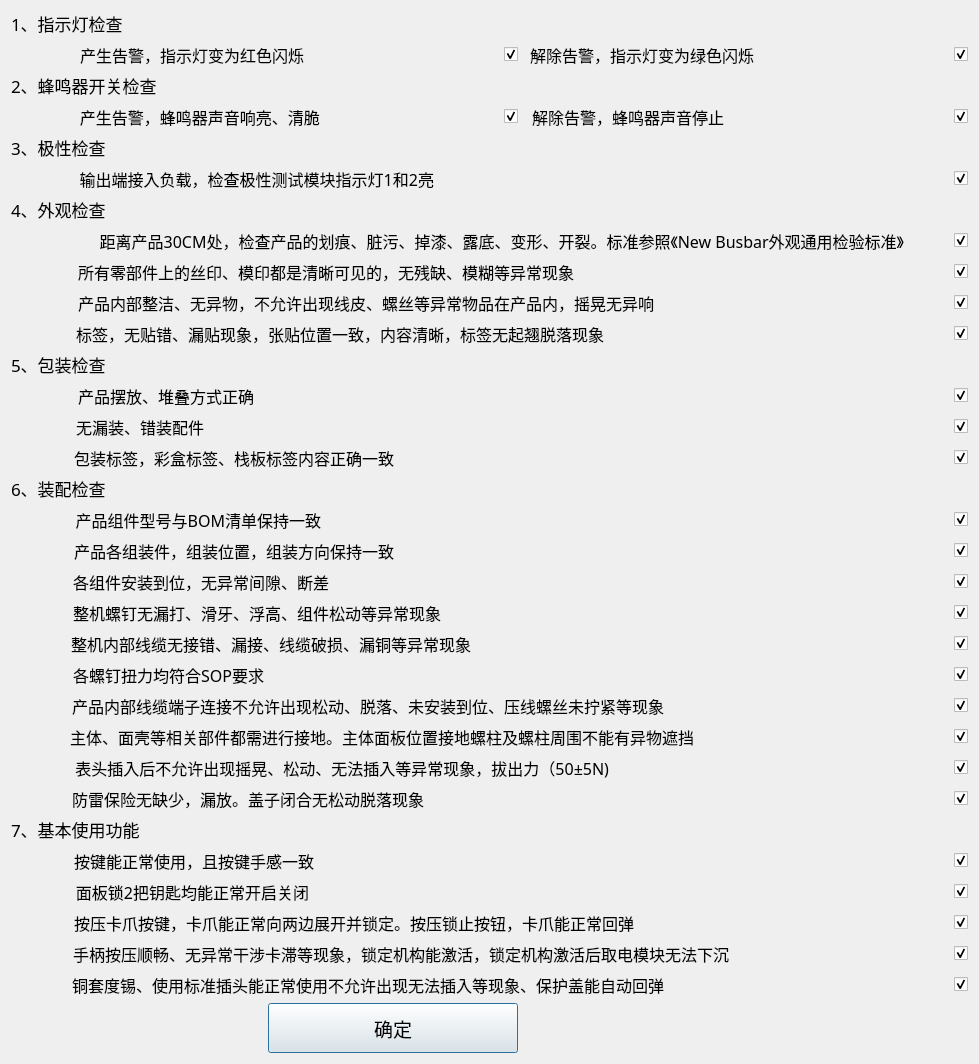
<?xml version="1.0" encoding="UTF-8"?>
<ui version="4.0">
 <class>People_judg</class>
 <widget class="QDialog" name="People_judg">
  <property name="geometry">
   <rect>
    <x>0</x>
    <y>0</y>
    <width>979</width>
    <height>950</height>
   </rect>
  </property>
  <property name="windowTitle">
   <string>Dialog</string>
  </property>
  <layout class="QGridLayout" name="gridLayout">
   <item row="4" column="0">
    <widget class="QLabel" name="label_5">
     <property name="font">
      <font>
       <family>微软雅黑</family>
       <pointsize>13</pointsize>
      </font>
     </property>
     <property name="text">
      <string>3、极性检查</string>
     </property>
    </widget>
   </item>
   <item row="6" column="0">
    <widget class="QLabel" name="label_10">
     <property name="font">
      <font>
       <family>微软雅黑</family>
       <pointsize>13</pointsize>
      </font>
     </property>
     <property name="text">
      <string>4、外观检查</string>
     </property>
    </widget>
   </item>
   <item row="18" column="0" colspan="3">
    <widget class="QCheckBox" name="assemBox_3">
     <property name="font">
      <font>
       <family>微软雅黑</family>
       <pointsize>-1</pointsize>
       <italic>false</italic>
       <bold>false</bold>
      </font>
     </property>
     <property name="layoutDirection">
      <enum>Qt::RightToLeft</enum>
     </property>
     <property name="styleSheet">
      <string notr="true">QCheckBox{spacing: 625px;font: 16px;}</string>
     </property>
     <property name="text">
      <string notr="true">各组件安装到位，无异常间隙、断差</string>
     </property>
     <property name="iconSize">
      <size>
       <width>30</width>
       <height>30</height>
      </size>
     </property>
     <property name="checked">
      <bool>true</bool>
     </property>
    </widget>
   </item>
   <item row="32" column="1">
    <widget class="QPushButton" name="sureButton">
     <property name="minimumSize">
      <size>
       <width>0</width>
       <height>50</height>
      </size>
     </property>
     <property name="font">
      <font>
       <family>微软雅黑</family>
       <pointsize>14</pointsize>
      </font>
     </property>
     <property name="text">
      <string>确定</string>
     </property>
    </widget>
   </item>
   <item row="16" column="0" colspan="3">
    <widget class="QCheckBox" name="assemBox">
     <property name="font">
      <font>
       <family>微软雅黑</family>
       <pointsize>-1</pointsize>
       <italic>false</italic>
       <bold>false</bold>
      </font>
     </property>
     <property name="layoutDirection">
      <enum>Qt::RightToLeft</enum>
     </property>
     <property name="styleSheet">
      <string notr="true">QCheckBox{spacing: 633px;font: 16px;}</string>
     </property>
     <property name="text">
      <string>产品组件型号与BOM清单保持一致</string>
     </property>
     <property name="iconSize">
      <size>
       <width>30</width>
       <height>30</height>
      </size>
     </property>
     <property name="checked">
      <bool>true</bool>
     </property>
    </widget>
   </item>
   <item row="0" column="0">
    <widget class="QLabel" name="label_3">
     <property name="font">
      <font>
       <family>微软雅黑</family>
       <pointsize>13</pointsize>
      </font>
     </property>
     <property name="text">
      <string>1、指示灯检查</string>
     </property>
    </widget>
   </item>
   <item row="21" column="0" colspan="3">
    <widget class="QCheckBox" name="assemBox_6">
     <property name="font">
      <font>
       <family>微软雅黑</family>
       <pointsize>-1</pointsize>
       <italic>false</italic>
       <bold>false</bold>
      </font>
     </property>
     <property name="layoutDirection">
      <enum>Qt::RightToLeft</enum>
     </property>
     <property name="styleSheet">
      <string notr="true">QCheckBox{spacing: 690px;font: 16px;}</string>
     </property>
     <property name="text">
      <string notr="true">各螺钉扭力均符合SOP要求</string>
     </property>
     <property name="iconSize">
      <size>
       <width>30</width>
       <height>30</height>
      </size>
     </property>
     <property name="checked">
      <bool>true</bool>
     </property>
    </widget>
   </item>
   <item row="24" column="0" colspan="3">
    <widget class="QCheckBox" name="assemBox_9">
     <property name="font">
      <font>
       <family>微软雅黑</family>
       <pointsize>-1</pointsize>
       <italic>false</italic>
       <bold>false</bold>
      </font>
     </property>
     <property name="layoutDirection">
      <enum>Qt::RightToLeft</enum>
     </property>
     <property name="styleSheet">
      <string notr="true">QCheckBox{spacing:345px;font: 16px;}</string>
     </property>
     <property name="text">
      <string notr="true">表头插入后不允许出现摇晃、松动、无法插入等异常现象，拔出力（50±5N)</string>
     </property>
     <property name="iconSize">
      <size>
       <width>30</width>
       <height>30</height>
      </size>
     </property>
     <property name="checked">
      <bool>true</bool>
     </property>
     <property name="autoRepeat">
      <bool>false</bool>
     </property>
     <property name="autoExclusive">
      <bool>true</bool>
     </property>
     <property name="autoRepeatInterval">
      <number>100</number>
     </property>
     <property name="tristate">
      <bool>false</bool>
     </property>
    </widget>
   </item>
   <item row="26" column="0">
    <widget class="QLabel" name="label_8">
     <property name="font">
      <font>
       <family>微软雅黑</family>
       <pointsize>13</pointsize>
      </font>
     </property>
     <property name="text">
      <string>7、基本使用功能</string>
     </property>
    </widget>
   </item>
   <item row="20" column="0" colspan="3">
    <widget class="QCheckBox" name="assemBox_5">
     <property name="font">
      <font>
       <family>微软雅黑</family>
       <pointsize>-1</pointsize>
       <italic>false</italic>
       <bold>false</bold>
      </font>
     </property>
     <property name="layoutDirection">
      <enum>Qt::RightToLeft</enum>
     </property>
     <property name="styleSheet">
      <string notr="true">QCheckBox{spacing: 483px;font: 16px;}</string>
     </property>
     <property name="text">
      <string notr="true">整机内部线缆无接错、漏接、线缆破损、漏铜等异常现象</string>
     </property>
     <property name="iconSize">
      <size>
       <width>30</width>
       <height>30</height>
      </size>
     </property>
     <property name="checked">
      <bool>true</bool>
     </property>
    </widget>
   </item>
   <item row="10" column="0" colspan="3">
    <widget class="QCheckBox" name="appearBox_4">
     <property name="font">
      <font>
       <family>微软雅黑</family>
       <pointsize>-1</pointsize>
       <italic>false</italic>
       <bold>false</bold>
      </font>
     </property>
     <property name="layoutDirection">
      <enum>Qt::RightToLeft</enum>
     </property>
     <property name="styleSheet">
      <string notr="true">QCheckBox{spacing:350px;font: 16px;}</string>
     </property>
     <property name="text">
      <string notr="true">标签，无贴错、漏贴现象，张贴位置一致，内容清晰，标签无起翘脱落现象</string>
     </property>
     <property name="iconSize">
      <size>
       <width>30</width>
       <height>30</height>
      </size>
     </property>
     <property name="checked">
      <bool>true</bool>
     </property>
     <property name="autoRepeat">
      <bool>false</bool>
     </property>
     <property name="autoExclusive">
      <bool>true</bool>
     </property>
     <property name="autoRepeatInterval">
      <number>100</number>
     </property>
     <property name="tristate">
      <bool>false</bool>
     </property>
    </widget>
   </item>
   <item row="14" column="0" colspan="3">
    <widget class="QCheckBox" name="packBox_3">
     <property name="font">
      <font>
       <family>微软雅黑</family>
       <pointsize>-1</pointsize>
       <italic>false</italic>
       <bold>false</bold>
      </font>
     </property>
     <property name="layoutDirection">
      <enum>Qt::RightToLeft</enum>
     </property>
     <property name="autoFillBackground">
      <bool>false</bool>
     </property>
     <property name="styleSheet">
      <string notr="true">QCheckBox{spacing: 560px;font: 16px;}</string>
     </property>
     <property name="text">
      <string>包装标签，彩盒标签、栈板标签内容正确一致</string>
     </property>
     <property name="iconSize">
      <size>
       <width>30</width>
       <height>30</height>
      </size>
     </property>
     <property name="checked">
      <bool>true</bool>
     </property>
    </widget>
   </item>
   <item row="28" column="0" colspan="3">
    <widget class="QCheckBox" name="funcBox_2">
     <property name="font">
      <font>
       <family>微软雅黑</family>
       <pointsize>-1</pointsize>
       <italic>false</italic>
       <bold>false</bold>
      </font>
     </property>
     <property name="layoutDirection">
      <enum>Qt::RightToLeft</enum>
     </property>
     <property name="styleSheet">
      <string notr="true">QCheckBox{spacing: 645px;font: 16px;}</string>
     </property>
     <property name="text">
      <string>面板锁2把钥匙均能正常开启关闭</string>
     </property>
     <property name="iconSize">
      <size>
       <width>30</width>
       <height>30</height>
      </size>
     </property>
     <property name="checked">
      <bool>true</bool>
     </property>
    </widget>
   </item>
   <item row="23" column="0" colspan="3">
    <widget class="QCheckBox" name="assemBox_8">
     <property name="font">
      <font>
       <family>微软雅黑</family>
       <pointsize>-1</pointsize>
       <italic>false</italic>
       <bold>false</bold>
      </font>
     </property>
     <property name="layoutDirection">
      <enum>Qt::RightToLeft</enum>
     </property>
     <property name="styleSheet">
      <string notr="true">QCheckBox{spacing:260px;font: 16px;}</string>
     </property>
     <property name="text">
      <string notr="true">主体、面壳等相关部件都需进行接地。主体面板位置接地螺柱及螺柱周围不能有异物遮挡</string>
     </property>
     <property name="iconSize">
      <size>
       <width>30</width>
       <height>30</height>
      </size>
     </property>
     <property name="checked">
      <bool>true</bool>
     </property>
     <property name="autoRepeat">
      <bool>false</bool>
     </property>
     <property name="autoExclusive">
      <bool>true</bool>
     </property>
     <property name="autoRepeatInterval">
      <number>100</number>
     </property>
     <property name="tristate">
      <bool>false</bool>
     </property>
    </widget>
   </item>
   <item row="5" column="0" colspan="3">
    <widget class="QCheckBox" name="testBox">
     <property name="font">
      <font>
       <family>微软雅黑</family>
       <pointsize>-1</pointsize>
       <italic>false</italic>
       <bold>false</bold>
      </font>
     </property>
     <property name="layoutDirection">
      <enum>Qt::RightToLeft</enum>
     </property>
     <property name="styleSheet">
      <string notr="true">QCheckBox{spacing:520px;font: 16px;}</string>
     </property>
     <property name="text">
      <string>输出端接入负载，检查极性测试模块指示灯1和2亮</string>
     </property>
     <property name="checked">
      <bool>true</bool>
     </property>
    </widget>
   </item>
   <item row="19" column="0" colspan="3">
    <widget class="QCheckBox" name="assemBox_4">
     <property name="font">
      <font>
       <family>微软雅黑</family>
       <pointsize>-1</pointsize>
       <italic>false</italic>
       <bold>false</bold>
      </font>
     </property>
     <property name="layoutDirection">
      <enum>Qt::RightToLeft</enum>
     </property>
     <property name="styleSheet">
      <string notr="true">QCheckBox{spacing: 513px;font: 16px;}</string>
     </property>
     <property name="text">
      <string notr="true">整机螺钉无漏打、滑牙、浮高、组件松动等异常现象</string>
     </property>
     <property name="iconSize">
      <size>
       <width>30</width>
       <height>30</height>
      </size>
     </property>
     <property name="checked">
      <bool>true</bool>
     </property>
     <property name="autoRepeat">
      <bool>false</bool>
     </property>
     <property name="autoExclusive">
      <bool>true</bool>
     </property>
     <property name="autoRepeatInterval">
      <number>100</number>
     </property>
     <property name="tristate">
      <bool>false</bool>
     </property>
    </widget>
   </item>
   <item row="30" column="0" colspan="3">
    <widget class="QCheckBox" name="funcBox_4">
     <property name="font">
      <font>
       <family>微软雅黑</family>
       <pointsize>-1</pointsize>
       <italic>false</italic>
       <bold>false</bold>
      </font>
     </property>
     <property name="layoutDirection">
      <enum>Qt::RightToLeft</enum>
     </property>
     <property name="autoFillBackground">
      <bool>false</bool>
     </property>
     <property name="styleSheet">
      <string notr="true">QCheckBox{spacing:225px;font: 16px;}</string>
     </property>
     <property name="text">
      <string>手柄按压顺畅、无异常干涉卡滞等现象，锁定机构能激活，锁定机构激活后取电模块无法下沉</string>
     </property>
     <property name="iconSize">
      <size>
       <width>30</width>
       <height>30</height>
      </size>
     </property>
     <property name="checked">
      <bool>true</bool>
     </property>
    </widget>
   </item>
   <item row="9" column="0" colspan="3">
    <widget class="QCheckBox" name="appearBox_3">
     <property name="font">
      <font>
       <family>微软雅黑</family>
       <pointsize>-1</pointsize>
       <italic>false</italic>
       <bold>false</bold>
      </font>
     </property>
     <property name="layoutDirection">
      <enum>Qt::RightToLeft</enum>
     </property>
     <property name="styleSheet">
      <string notr="true">QCheckBox{spacing: 300px;font: 16px;}</string>
     </property>
     <property name="text">
      <string notr="true">产品内部整洁、无异物，不允许出现线皮、螺丝等异常物品在产品内，摇晃无异响</string>
     </property>
     <property name="iconSize">
      <size>
       <width>30</width>
       <height>30</height>
      </size>
     </property>
     <property name="checked">
      <bool>true</bool>
     </property>
     <property name="autoRepeat">
      <bool>false</bool>
     </property>
     <property name="autoExclusive">
      <bool>true</bool>
     </property>
     <property name="autoRepeatInterval">
      <number>100</number>
     </property>
     <property name="tristate">
      <bool>false</bool>
     </property>
    </widget>
   </item>
   <item row="2" column="0">
    <widget class="QLabel" name="label_4">
     <property name="font">
      <font>
       <family>微软雅黑</family>
       <pointsize>13</pointsize>
      </font>
     </property>
     <property name="text">
      <string>2、蜂鸣器开关检查</string>
     </property>
    </widget>
   </item>
   <item row="12" column="0" colspan="3">
    <widget class="QCheckBox" name="packBox">
     <property name="font">
      <font>
       <family>微软雅黑</family>
       <pointsize>-1</pointsize>
       <italic>false</italic>
       <bold>false</bold>
      </font>
     </property>
     <property name="layoutDirection">
      <enum>Qt::RightToLeft</enum>
     </property>
     <property name="autoFillBackground">
      <bool>false</bool>
     </property>
     <property name="styleSheet">
      <string notr="true">QCheckBox{spacing: 700px;font: 16px;}</string>
     </property>
     <property name="text">
      <string>产品摆放、堆叠方式正确</string>
     </property>
     <property name="iconSize">
      <size>
       <width>30</width>
       <height>30</height>
      </size>
     </property>
     <property name="checked">
      <bool>true</bool>
     </property>
    </widget>
   </item>
   <item row="1" column="0" colspan="2">
    <widget class="QCheckBox" name="lcdBox">
     <property name="font">
      <font>
       <family>微软雅黑</family>
       <pointsize>-1</pointsize>
       <italic>false</italic>
       <bold>false</bold>
      </font>
     </property>
     <property name="layoutDirection">
      <enum>Qt::RightToLeft</enum>
     </property>
     <property name="styleSheet">
      <string notr="true">QCheckBox{spacing: 200px;font: 16px;}</string>
     </property>
     <property name="text">
      <string notr="true"> 产生告警，指示灯变为红色闪烁</string>
     </property>
     <property name="checked">
      <bool>true</bool>
     </property>
     <property name="autoRepeat">
      <bool>false</bool>
     </property>
     <property name="autoExclusive">
      <bool>true</bool>
     </property>
     <property name="autoRepeatInterval">
      <number>100</number>
     </property>
     <property name="tristate">
      <bool>false</bool>
     </property>
    </widget>
   </item>
   <item row="3" column="0" colspan="2">
    <widget class="QCheckBox" name="alarmBox">
     <property name="font">
      <font>
       <family>微软雅黑</family>
       <pointsize>-1</pointsize>
       <italic>false</italic>
       <bold>false</bold>
      </font>
     </property>
     <property name="layoutDirection">
      <enum>Qt::RightToLeft</enum>
     </property>
     <property name="autoFillBackground">
      <bool>false</bool>
     </property>
     <property name="styleSheet">
      <string notr="true">QCheckBox{spacing: 180px;font: 16px;}</string>
     </property>
     <property name="text">
      <string> 产生告警，蜂鸣器声音响亮、清脆 </string>
     </property>
     <property name="checked">
      <bool>true</bool>
     </property>
    </widget>
   </item>
   <item row="29" column="0" colspan="3">
    <widget class="QCheckBox" name="funcBox_3">
     <property name="font">
      <font>
       <family>微软雅黑</family>
       <pointsize>-1</pointsize>
       <italic>false</italic>
       <bold>false</bold>
      </font>
     </property>
     <property name="layoutDirection">
      <enum>Qt::RightToLeft</enum>
     </property>
     <property name="autoFillBackground">
      <bool>false</bool>
     </property>
     <property name="styleSheet">
      <string notr="true">QCheckBox{spacing: 320px;font: 16px;}</string>
     </property>
     <property name="text">
      <string>按压卡爪按键，卡爪能正常向两边展开并锁定。按压锁止按钮，卡爪能正常回弹</string>
     </property>
     <property name="iconSize">
      <size>
       <width>30</width>
       <height>30</height>
      </size>
     </property>
     <property name="checked">
      <bool>true</bool>
     </property>
    </widget>
   </item>
   <item row="3" column="2">
    <widget class="QCheckBox" name="beepBox">
     <property name="font">
      <font>
       <family>微软雅黑</family>
       <pointsize>-1</pointsize>
       <italic>false</italic>
       <bold>false</bold>
      </font>
     </property>
     <property name="layoutDirection">
      <enum>Qt::RightToLeft</enum>
     </property>
     <property name="styleSheet">
      <string notr="true">QCheckBox{spacing: 230px;font: 16px;}</string>
     </property>
     <property name="text">
      <string>解除告警，蜂鸣器声音停止</string>
     </property>
     <property name="checked">
      <bool>true</bool>
     </property>
    </widget>
   </item>
   <item row="17" column="0" colspan="3">
    <widget class="QCheckBox" name="assemBox_2">
     <property name="font">
      <font>
       <family>微软雅黑</family>
       <pointsize>-1</pointsize>
       <italic>false</italic>
       <bold>false</bold>
      </font>
     </property>
     <property name="layoutDirection">
      <enum>Qt::RightToLeft</enum>
     </property>
     <property name="styleSheet">
      <string notr="true">QCheckBox{spacing:560px;font: 16px;}</string>
     </property>
     <property name="text">
      <string notr="true">产品各组装件，组装位置，组装方向保持一致</string>
     </property>
     <property name="iconSize">
      <size>
       <width>30</width>
       <height>30</height>
      </size>
     </property>
     <property name="checked">
      <bool>true</bool>
     </property>
     <property name="autoRepeat">
      <bool>false</bool>
     </property>
     <property name="autoExclusive">
      <bool>true</bool>
     </property>
     <property name="autoRepeatInterval">
      <number>100</number>
     </property>
     <property name="tristate">
      <bool>false</bool>
     </property>
    </widget>
   </item>
   <item row="1" column="2">
    <widget class="QCheckBox" name="keyBox">
     <property name="font">
      <font>
       <family>微软雅黑</family>
       <pointsize>-1</pointsize>
       <italic>false</italic>
       <bold>false</bold>
      </font>
     </property>
     <property name="layoutDirection">
      <enum>Qt::RightToLeft</enum>
     </property>
     <property name="styleSheet">
      <string notr="true">QCheckBox{spacing: 200px;font: 16px;}</string>
     </property>
     <property name="text">
      <string notr="true"> 解除告警，指示灯变为绿色闪烁</string>
     </property>
     <property name="checked">
      <bool>true</bool>
     </property>
    </widget>
   </item>
   <item row="22" column="0" colspan="3">
    <widget class="QCheckBox" name="assemBox_7">
     <property name="font">
      <font>
       <family>微软雅黑</family>
       <pointsize>-1</pointsize>
       <italic>false</italic>
       <bold>false</bold>
      </font>
     </property>
     <property name="layoutDirection">
      <enum>Qt::RightToLeft</enum>
     </property>
     <property name="styleSheet">
      <string notr="true">QCheckBox{spacing:290px;font: 16px;}</string>
     </property>
     <property name="text">
      <string notr="true">产品内部线缆端子连接不允许出现松动、脱落、未安装到位、压线螺丝未拧紧等现象</string>
     </property>
     <property name="iconSize">
      <size>
       <width>30</width>
       <height>30</height>
      </size>
     </property>
     <property name="checked">
      <bool>true</bool>
     </property>
     <property name="autoRepeat">
      <bool>false</bool>
     </property>
     <property name="autoExclusive">
      <bool>true</bool>
     </property>
     <property name="autoRepeatInterval">
      <number>100</number>
     </property>
     <property name="tristate">
      <bool>false</bool>
     </property>
    </widget>
   </item>
   <item row="7" column="0" colspan="3">
    <widget class="QCheckBox" name="appearBox">
     <property name="font">
      <font>
       <family>微软雅黑</family>
       <pointsize>-1</pointsize>
       <italic>false</italic>
       <bold>false</bold>
      </font>
     </property>
     <property name="layoutDirection">
      <enum>Qt::RightToLeft</enum>
     </property>
     <property name="styleSheet">
      <string notr="true">QCheckBox{spacing: 50px;font: 16px;}</string>
     </property>
     <property name="text">
      <string notr="true">距离产品30CM处，检查产品的划痕、脏污、掉漆、露底、变形、开裂。标准参照《New Busbar外观通用检验标准》</string>
     </property>
     <property name="iconSize">
      <size>
       <width>30</width>
       <height>30</height>
      </size>
     </property>
     <property name="checked">
      <bool>true</bool>
     </property>
     <property name="autoRepeat">
      <bool>false</bool>
     </property>
     <property name="autoExclusive">
      <bool>true</bool>
     </property>
     <property name="autoRepeatInterval">
      <number>100</number>
     </property>
     <property name="tristate">
      <bool>false</bool>
     </property>
    </widget>
   </item>
   <item row="8" column="0" colspan="3">
    <widget class="QCheckBox" name="appearBox_2">
     <property name="font">
      <font>
       <family>微软雅黑</family>
       <pointsize>-1</pointsize>
       <italic>false</italic>
       <bold>false</bold>
      </font>
     </property>
     <property name="layoutDirection">
      <enum>Qt::RightToLeft</enum>
     </property>
     <property name="styleSheet">
      <string notr="true">QCheckBox{spacing:380px;font: 16px;}</string>
     </property>
     <property name="text">
      <string notr="true">所有零部件上的丝印、模印都是清晰可见的，无残缺、模糊等异常现象</string>
     </property>
     <property name="iconSize">
      <size>
       <width>30</width>
       <height>30</height>
      </size>
     </property>
     <property name="checked">
      <bool>true</bool>
     </property>
    </widget>
   </item>
   <item row="25" column="0" colspan="3">
    <widget class="QCheckBox" name="assemBox_10">
     <property name="font">
      <font>
       <family>微软雅黑</family>
       <pointsize>-1</pointsize>
       <italic>false</italic>
       <bold>false</bold>
      </font>
     </property>
     <property name="layoutDirection">
      <enum>Qt::RightToLeft</enum>
     </property>
     <property name="styleSheet">
      <string notr="true">QCheckBox{spacing:530px;font: 16px;}</string>
     </property>
     <property name="text">
      <string notr="true">防雷保险无缺少，漏放。盖子闭合无松动脱落现象</string>
     </property>
     <property name="iconSize">
      <size>
       <width>30</width>
       <height>30</height>
      </size>
     </property>
     <property name="checked">
      <bool>true</bool>
     </property>
     <property name="autoRepeat">
      <bool>false</bool>
     </property>
     <property name="autoExclusive">
      <bool>true</bool>
     </property>
     <property name="autoRepeatInterval">
      <number>100</number>
     </property>
     <property name="tristate">
      <bool>false</bool>
     </property>
    </widget>
   </item>
   <item row="11" column="0">
    <widget class="QLabel" name="label_7">
     <property name="font">
      <font>
       <family>微软雅黑</family>
       <pointsize>13</pointsize>
      </font>
     </property>
     <property name="text">
      <string>5、包装检查</string>
     </property>
    </widget>
   </item>
   <item row="15" column="0">
    <widget class="QLabel" name="label_11">
     <property name="font">
      <font>
       <family>微软雅黑</family>
       <pointsize>13</pointsize>
      </font>
     </property>
     <property name="text">
      <string>6、装配检查</string>
     </property>
    </widget>
   </item>
   <item row="13" column="0" colspan="3">
    <widget class="QCheckBox" name="packBox_2">
     <property name="font">
      <font>
       <family>微软雅黑</family>
       <pointsize>-1</pointsize>
       <italic>false</italic>
       <bold>false</bold>
      </font>
     </property>
     <property name="layoutDirection">
      <enum>Qt::RightToLeft</enum>
     </property>
     <property name="styleSheet">
      <string notr="true">QCheckBox{spacing: 750px;font: 16px;}</string>
     </property>
     <property name="text">
      <string>无漏装、错装配件</string>
     </property>
     <property name="iconSize">
      <size>
       <width>30</width>
       <height>30</height>
      </size>
     </property>
     <property name="checked">
      <bool>true</bool>
     </property>
    </widget>
   </item>
   <item row="27" column="0" colspan="3">
    <widget class="QCheckBox" name="funcBox">
     <property name="font">
      <font>
       <family>微软雅黑</family>
       <pointsize>-1</pointsize>
       <italic>false</italic>
       <bold>false</bold>
      </font>
     </property>
     <property name="layoutDirection">
      <enum>Qt::RightToLeft</enum>
     </property>
     <property name="autoFillBackground">
      <bool>false</bool>
     </property>
     <property name="styleSheet">
      <string notr="true">QCheckBox{spacing:640px;font: 16px;}</string>
     </property>
     <property name="text">
      <string>按键能正常使用，且按键手感一致</string>
     </property>
     <property name="iconSize">
      <size>
       <width>30</width>
       <height>30</height>
      </size>
     </property>
     <property name="checked">
      <bool>true</bool>
     </property>
    </widget>
   </item>
   <item row="31" column="0" colspan="3">
    <widget class="QCheckBox" name="funcBox_5">
     <property name="font">
      <font>
       <family>微软雅黑</family>
       <pointsize>-1</pointsize>
       <italic>false</italic>
       <bold>false</bold>
      </font>
     </property>
     <property name="layoutDirection">
      <enum>Qt::RightToLeft</enum>
     </property>
     <property name="autoFillBackground">
      <bool>false</bool>
     </property>
     <property name="styleSheet">
      <string notr="true">QCheckBox{spacing: 290px;font: 16px;}</string>
     </property>
     <property name="text">
      <string>铜套度锡、使用标准插头能正常使用不允许出现无法插入等现象、保护盖能自动回弹</string>
     </property>
     <property name="iconSize">
      <size>
       <width>30</width>
       <height>30</height>
      </size>
     </property>
     <property name="checked">
      <bool>true</bool>
     </property>
    </widget>
   </item>
  </layout>
 </widget>
 <resources/>
 <connections/>
</ui>
